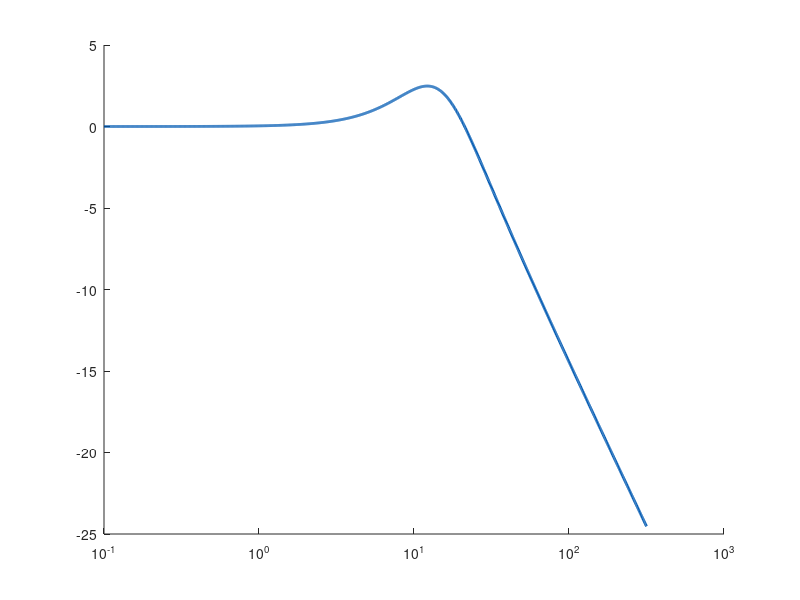

Here is the MATLAB script that generated this plot: (Note: this script raises an error after producing the figure.)
% Project 01: evaluate the taught transfer functions at s = j*omega.
% Base MATLAB only; no Control System Toolbox is required.
clearvars; close all; clc;
folder = fullfile(fileparts(mfilename('fullpath')), 'Plots');
if ~exist(folder, 'dir'), mkdir(folder); end
m = 80; kc = 1000*[18 1.5; 18 0]; % kN data -> N-based SI
labels = {'A','B'};
names = {'Design A: c=1.5 kN s/m','Design B: c=0 kN s/m'};
colors = [0 .35 .70; .90 .32 .00; .08 .08 .08; .55 .18 .70];
lineStyles = {'-','--','-.',':'};
w = unique([logspace(-1,2.5,1200)'; 15]); s = 1i*w; H60 = zeros(size(kc,1),1);
f = figure('Visible','off','Color','w','Position',[100 100 1400 650]);
ax1 = axes(f); hold(ax1,'on');
for n = 1:size(kc,1)
    k = kc(n,1); c = kc(n,2);
    Hx = (c*s+k)./(m*s.^2+c*s+k);
    Hx(~isfinite(Hx)) = NaN;
    semilogx(ax1,w,20*log10(abs(Hx)),'Color',colors(n,:), ...
        'LineStyle',lineStyles{n},'LineWidth',2);
    H60(n) = 20*log10(abs((c*1i*60+k)/(m*(1i*60)^2+c*1i*60+k)));
    file = sprintf('Project01_Frequency%s.csv',labels{n});
    writematrix([w 20*log10(abs(Hx))],fullfile(folder,file));
end
for ax = ax1
    set(ax,'XScale','log','YScale','linear','FontSize',16,'Color','w');
    set(ax,'XColor','k','YColor','k'); grid(ax,'on');
    xline(ax,15,'k:','Design B: resonance');
    xlim(ax,[.1 10^2.5]); xlabel(ax,'Frequency (rad/s), log scale');
end
ylabel(ax1,'Magnitude (dB)'); title(ax1,'Seat / floor Bode magnitude');
legend(ax1,names,'Location','northeast','TextColor','k','Color','w');
set(findall(f,'Type','text'),'Color','k');
exportgraphics(f,fullfile(folder,'Project01_Frequency.png'), ...
    'Resolution',200);
values = compose('%.2f',H60);
disp(table(names',values,'VariableNames',{'Candidate','Magnitude_dB_at60'}));
